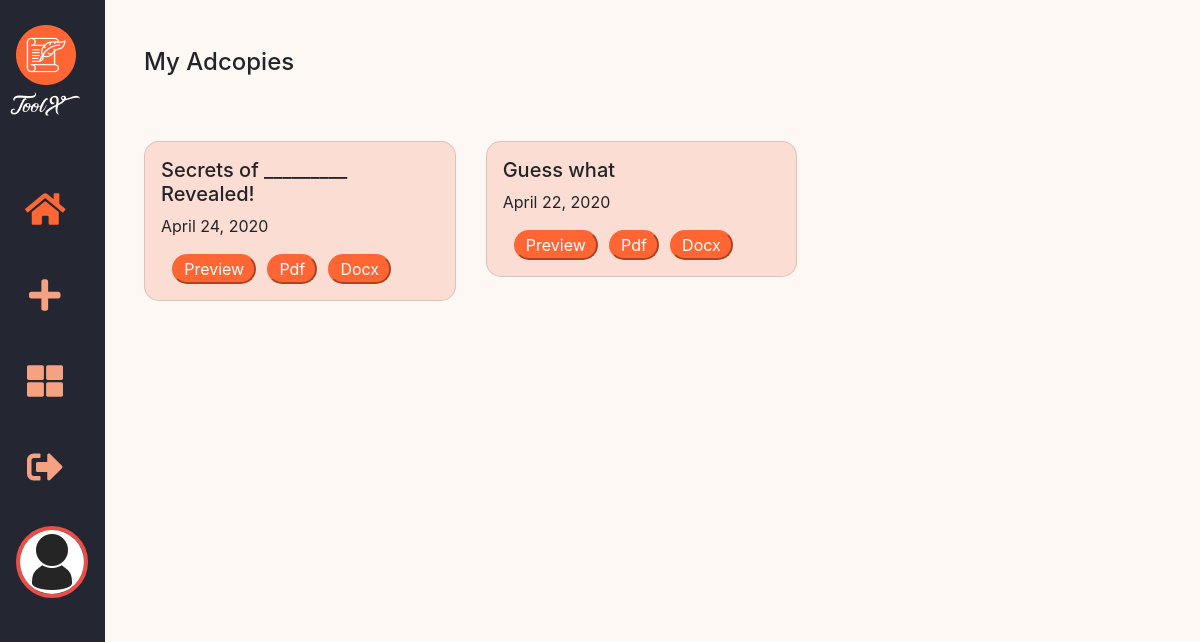
The app's page /my_adcopies (signed in) with its own data.
### instant_generator/models.py (models this page shows, shortened)
class Profile(models.Model):
    user = models.OneToOneField(User, on_delete=models.CASCADE, related_name="profile")
    birth_date = models.DateField(null=True, blank=True)
    avatar = models.ImageField(upload_to='avatar', blank=True, default='media/avatar/default.png')
    email_confirmed = models.BooleanField(default=False)

class InstantGenerator(models.Model):
    user = models.ForeignKey(get_user_model(), on_delete=models.CASCADE)
    Get_Attention = models.CharField(max_length=255)
    Identify_the_Problem_Your_Audience_Have = models.TextField()
    Provide_the_Solution = models.TextField()
    Present_your_Credentials = models.TextField()
    Show_the_Benefits = models.TextField()
    Give_Social_Proof = models.TextField()
    Make_Your_Offer = models.TextField()
    Give_a_Guarantee = models.TextField()
    Inject_Scarcity = models.TextField()
    Call_to_action = models.CharField(max_length=255)
    Give_a_Warning = models.TextField()
    Close_with_a_Reminder = models.TextField()
    created_on = models.DateTimeField(auto_now_add=True)
    last_modified = models.DateTimeField(auto_now=True)

### instant_generator/views.py (the view)
# urls.py: path('my_adcopies', views.my_adcopies, name='my_adcopies'),
@login_required
def my_adcopies(request):
    adcopies = InstantGenerator.objects.filter(user=request.user).order_by('-created_on')
    context = {
        "adcopies": adcopies,
    }
    return render(request, 'instant_generator/my_adcopies.html', context)

### instant_generator/templates/instant_generator/my_adcopies.html (shortened to what this page needs)
{% extends "base.html" %}
{% load static %}
{% load crispy_forms_tags %}
{% block content %}
<div class="row" >
    <div class="col sticky-top side-nav d-none d-lg-block">
        <a href="/">
          <img src="{% static '/img/alt-logo.png' %}" alt="logo" class="img-responsive">
        </a>
        {% block icon-bar %} {% include 'icon-bar.html' %} {% endblock icon-bar %}
    </div>
    <div class="col-10 mt-5 ml-4">
        <h4>My Adcopies </h4>
            <div class="row mt-5">
                {% for adcopy in adcopies %}
                    <div class="col-lg-4 col-md-4 col-sm-12 col-xs-12 mt-3">
                        <div class="my_adcopies card p-3 clearfix">
                            <h5>{{ adcopy.Get_Attention}}</h5>
                            <p> {{ adcopy.created_on.date }}</p>
                            <div class="btn-group">
                                 <a href="{% url 'preview' adcopy.pk%}"><button class="card-xbtn btn-primary btn-md center-block">Preview</button></a>
                                 <a href="{% url 'pdf' adcopy.pk%}" target="_blank"><button class="card-xbtn btn-primary btn-md center-block">Pdf</button></a>
                                 <a href="{% url 'docx' adcopy.pk%}" target="_blank"><button class="card-xbtn btn-primary btn-md center-block">Docx</button></a>
                             </div>
                        </div>
                    </div>
                {% endfor %}
            </div>
    </div>
</div>
{% endblock %}

### templates/base.html (shortened to what this page needs)
{% load static %}
<!DOCTYPE html>
<html lang="en">
      <head>
         <link rel="stylesheet" href="https://stackpath.bootstrapcdn.com/bootstrap/4.3.1/css/bootstrap.min.css">
         <link href="{% static 'css/bootstrap.min.css' %}" rel="stylesheet">
        <link href="{% static 'css/toolx.css' %}" rel="stylesheet">
      </head>
    <body>
     {% block content %}
     {% endblock %}
    </body>
</html>

### instant_generator/templates/icon-bar.html
{% load static %}
{% block icon-bar %}
<link rel="stylesheet" href="https://cdnjs.cloudflare.com/ajax/libs/font-awesome/4.7.0/css/font-awesome.min.css">
<div class="icon-bar pt-5">
  <a class="active" href="/"><i class="fa fa-home"></i></a>
  <a href="/create"><i class="fa fa-plus"></i></a>
  <a href="/my_adcopies"><i class="fa fa-th-large"></i></a>
  <a href="/logout"><i class="fas fa-sign-out-alt"></i></a>
  <a  href="/profile"><img class="avatar rounded-circle" src={{ user.profile.avatar.url }} alt="pic"></a>
</div>
{% endblock icon-bar %}

### static/css/toolx.css (style rules this page uses)
body { background: #FEF8F5; }
a { color: #F37753; }
.side-nav { background-color: #242732; max-width: 120px; text-align: center; height: 100vh; padding-top: 25px; }
.icon-bar { width: 90px; background-color: #242732; }
.icon-bar a { display: block; text-align: center; padding: 16px; transition: all 0.3s ease; color: #F6A182; font-size: 36px; }
.active { color: #FF6633 !important; }
.my_adcopies { background: #FCDDD4; border-radius: 15px; }
.card-xbtn { margin-left: 0.7rem; background-color: #FF6633; border-color: #FF6633; color: white; border-radius: 5rem; display: inline-block; vertical-align: top; padding-left: 10px; padding-right: 10px; }
.avatar { max-width: 2em; border: 4px solid #ED4D47; }

### records on screen
InstantGenerator: Get_Attention "Secrets of _________ Revealed!", created_on "April 24, 2020"
InstantGenerator: Get_Attention "Guess what", created_on "April 22, 2020"
